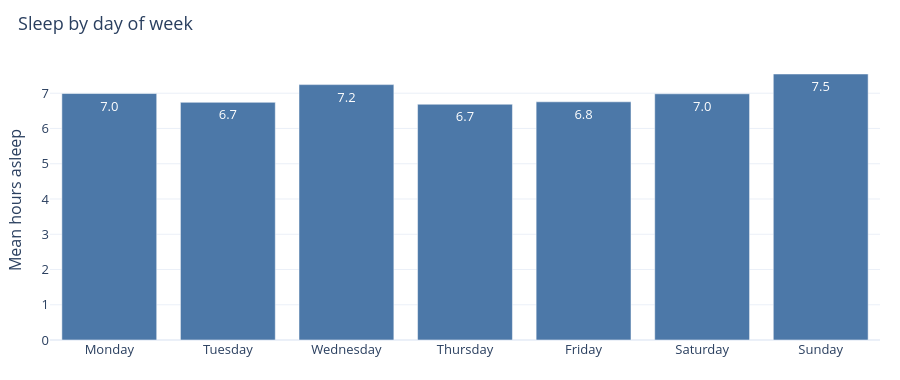

Notebook code for this chart:
### Code cell
fig_weekday(nights).show()

### Figure 1 — Plotly figure (JSON) as saved in the notebook; plotly's stock layout.template omitted (floating-point values rounded to 4 significant figures)
{"data": [{"customdata": [[46], [65], [66], [64], [57], [57], [55]], "hovertemplate": "%{x}<br>%{y:.2f} h average<br>%{customdata[0]} nights<extra></extra>", "legendgroup": "", "marker": {"color": "#4C78A8", "pattern": {"shape": ""}}, "name": "", "orientation": "v", "showlegend": false, "text": [6.992, 6.742, 7.245, 6.688, 6.757, 6.985, 7.546], "textposition": "auto", "texttemplate": "%{y:.1f}", "type": "bar", "x": ["Monday", "Tuesday", "Wednesday", "Thursday", "Friday", "Saturday", "Sunday"], "xaxis": "x", "y": [6.992, 6.742, 7.245, 6.688, 6.757, 6.985, 7.546], "yaxis": "y"}], "layout": {"barmode": "relative", "font": {"size": 13}, "height": 380, "legend": {"tracegroupgap": 0}, "margin": {"b": 40, "l": 50, "r": 20, "t": 60}, "title": {"text": "Sleep by day of week", "x": 0.02}, "xaxis": {"anchor": "y", "domain": [0, 1], "title": {}}, "yaxis": {"anchor": "x", "domain": [0, 1], "rangemode": "tozero", "title": {"text": "Mean hours asleep"}}}}
